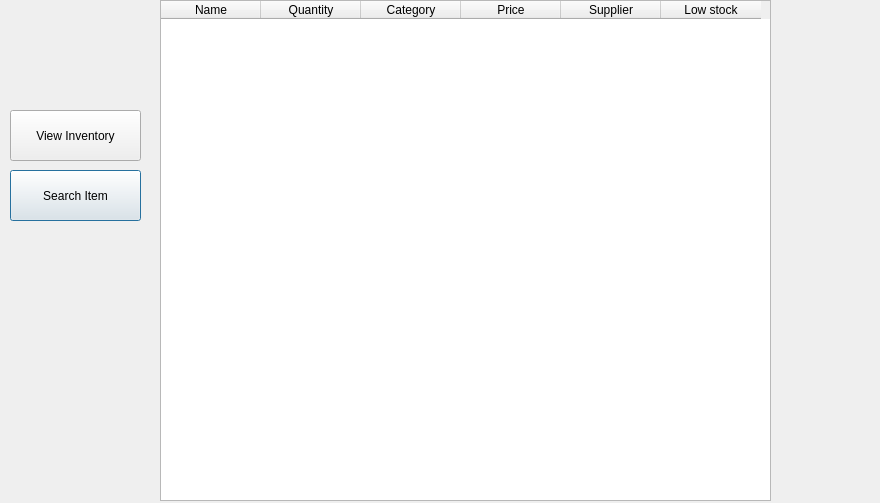
<?xml version="1.0" encoding="UTF-8"?>
<ui version="4.0">
 <class>EmployeeWindow</class>
 <widget class="QDialog" name="EmployeeWindow">
  <property name="geometry">
   <rect>
    <x>0</x>
    <y>0</y>
    <width>880</width>
    <height>503</height>
   </rect>
  </property>
  <property name="windowTitle">
   <string>Dialog</string>
  </property>
  <widget class="QPushButton" name="pushButton_search">
   <property name="geometry">
    <rect>
     <x>10</x>
     <y>170</y>
     <width>131</width>
     <height>51</height>
    </rect>
   </property>
   <property name="text">
    <string>Search Item</string>
   </property>
  </widget>
  <widget class="QTableWidget" name="tableWidget">
   <property name="geometry">
    <rect>
     <x>160</x>
     <y>0</y>
     <width>611</width>
     <height>501</height>
    </rect>
   </property>
   <column>
    <property name="text">
     <string>Name</string>
    </property>
   </column>
   <column>
    <property name="text">
     <string>Quantity</string>
    </property>
   </column>
   <column>
    <property name="text">
     <string>Category</string>
    </property>
   </column>
   <column>
    <property name="text">
     <string>Price</string>
    </property>
   </column>
   <column>
    <property name="text">
     <string>Supplier</string>
    </property>
   </column>
   <column>
    <property name="text">
     <string>Low stock</string>
    </property>
   </column>
  </widget>
  <widget class="QPushButton" name="pushButton_view">
   <property name="geometry">
    <rect>
     <x>10</x>
     <y>110</y>
     <width>131</width>
     <height>51</height>
    </rect>
   </property>
   <property name="text">
    <string>View Inventory</string>
   </property>
  </widget>
 </widget>
 <resources/>
 <connections/>
</ui>
